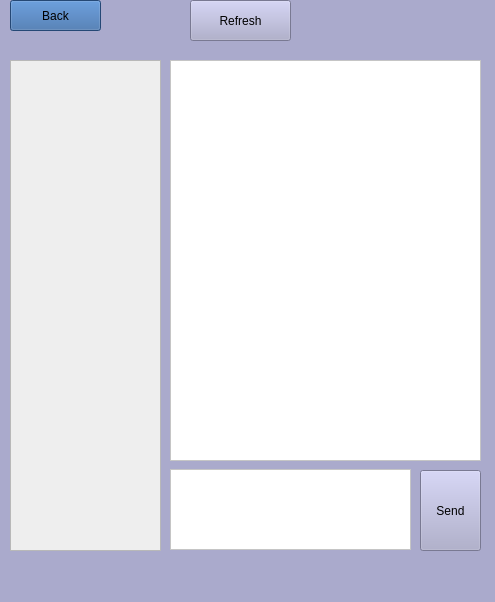
<?xml version="1.0" encoding="UTF-8"?>
<ui version="4.0">
 <class>MainWindow</class>
 <widget class="QMainWindow" name="MainWindow">
  <property name="geometry">
   <rect>
    <x>0</x>
    <y>0</y>
    <width>495</width>
    <height>602</height>
   </rect>
  </property>
  <property name="windowTitle">
   <string>Chat</string>
  </property>
  <property name="styleSheet">
   <string notr="true">background-color:rgb(136, 138, 133);
background-color:#aac;</string>
  </property>
  <widget class="QWidget" name="centralwidget">
   <widget class="QListWidget" name="list_groups">
    <property name="geometry">
     <rect>
      <x>10</x>
      <y>60</y>
      <width>151</width>
      <height>491</height>
     </rect>
    </property>
    <property name="styleSheet">
     <string notr="true">background-color:#EEE;</string>
    </property>
   </widget>
   <widget class="QListWidget" name="list_messages">
    <property name="geometry">
     <rect>
      <x>170</x>
      <y>60</y>
      <width>311</width>
      <height>401</height>
     </rect>
    </property>
    <property name="styleSheet">
     <string notr="true">background-color:#fff;</string>
    </property>
   </widget>
   <widget class="QTextEdit" name="text_message">
    <property name="geometry">
     <rect>
      <x>170</x>
      <y>469</y>
      <width>241</width>
      <height>81</height>
     </rect>
    </property>
    <property name="styleSheet">
     <string notr="true">background-color:#fff;</string>
    </property>
   </widget>
   <widget class="QPushButton" name="button_send">
    <property name="geometry">
     <rect>
      <x>420</x>
      <y>470</y>
      <width>61</width>
      <height>81</height>
     </rect>
    </property>
    <property name="text">
     <string>Send</string>
    </property>
   </widget>
   <widget class="QPushButton" name="button_back">
    <property name="geometry">
     <rect>
      <x>10</x>
      <y>0</y>
      <width>91</width>
      <height>31</height>
     </rect>
    </property>
    <property name="styleSheet">
     <string notr="true">background-color:rgb(52, 101, 164);</string>
    </property>
    <property name="text">
     <string>Back</string>
    </property>
   </widget>
   <widget class="QPushButton" name="button_refresh">
    <property name="geometry">
     <rect>
      <x>190</x>
      <y>0</y>
      <width>101</width>
      <height>41</height>
     </rect>
    </property>
    <property name="text">
     <string>Refresh</string>
    </property>
   </widget>
  </widget>
  <widget class="QMenuBar" name="menubar">
   <property name="geometry">
    <rect>
     <x>0</x>
     <y>0</y>
     <width>495</width>
     <height>22</height>
    </rect>
   </property>
  </widget>
  <widget class="QStatusBar" name="statusbar"/>
 </widget>
 <resources/>
 <connections/>
</ui>
